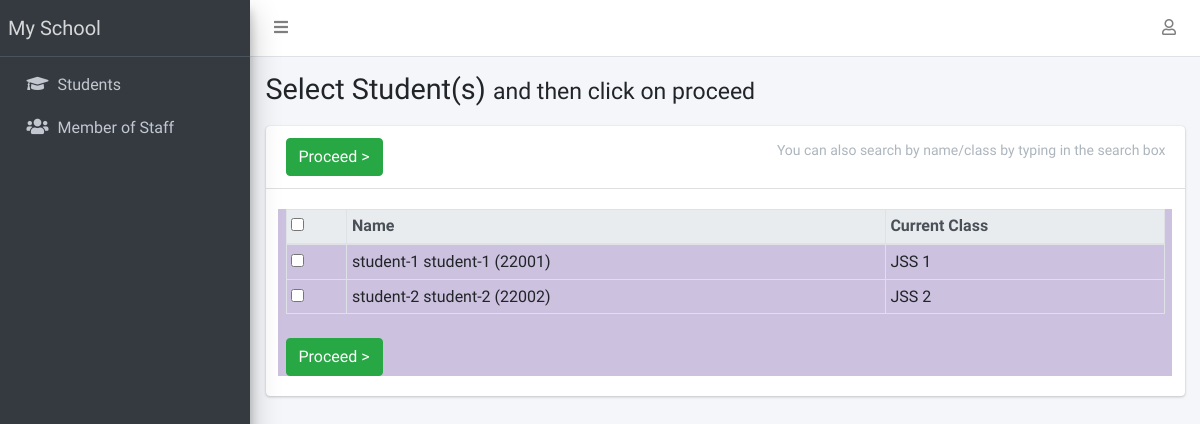
Page /result/create/ (signed in) on the earlier database version.
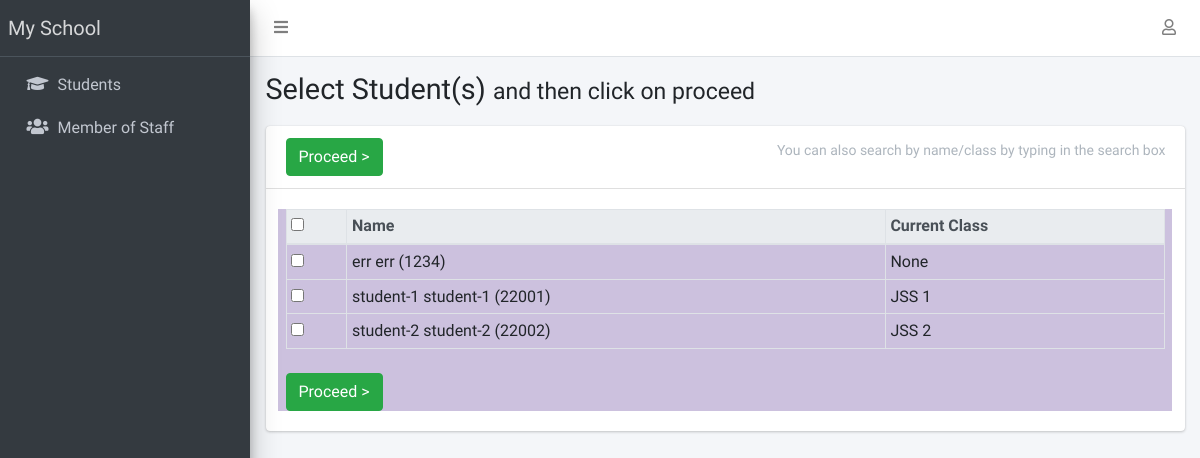
Same page on the later database version.
### apps/students/models.py (models this page shows, shortened)
class Student(models.Model):
    STATUS_CHOICES = [("active", "Active"), ("inactive", "Inactive")]
    GENDER_CHOICES = [("male", "Male"), ("female", "Female")]
    current_status = models.CharField(
        max_length=10, choices=STATUS_CHOICES, default="active"
    )
    registration_number = models.CharField(max_length=200, unique=True)
    surname = models.CharField(max_length=200)
    firstname = models.CharField(max_length=200)
    other_name = models.CharField(max_length=200, blank=True)
    gender = models.CharField(max_length=10, choices=GENDER_CHOICES, default="male")
    date_of_birth = models.DateField(default=timezone.now)
    current_class = models.ForeignKey(
        StudentClass, on_delete=models.SET_NULL, blank=True, null=True
    )
    date_of_admission = models.DateField(default=timezone.now)
    mobile_num_regex = RegexValidator(
        regex="^[0-9]{10,15}$", message="Entered mobile number isn't in a right format!"
    )
    parent_mobile_number = models.CharField(
        validators=[mobile_num_regex], max_length=13, blank=True
    )
    address = models.TextField(blank=True)
    others = models.TextField(blank=True)
    passport = models.ImageField(blank=True, upload_to="students/passports/")
    class Meta:
        ordering = ["surname", "firstname", "other_name"]
    def __str__(self):
        return f"{self.surname} {self.firstname} {self.other_name} ({self.registration_number})"

### apps/corecode/models.py (models this page shows)
class StudentClass(models.Model):
    name = models.CharField(max_length=200, unique=True)
    class Meta:
        verbose_name = "Class"
        verbose_name_plural = "Classes"
        ordering = ["name"]
    def __str__(self):
        return self.name

### apps/result/views.py (the view, shortened to what this page needs)
# urls.py: path("create/", create_result, name="create-result"),
@login_required
def create_result(request):
    students = Student.objects.all()
    return render(request, "result/create_result.html", {"students": students})

### apps/corecode/context_processors.py (called while the page is built)
def site_defaults(request):
    current_session = AcademicSession.objects.get(current=True)
    current_term = AcademicTerm.objects.get(current=True)
    vals = SiteConfig.objects.all()
    contexts = {
        "current_session": current_session.name,
        "current_term": current_term.name,
    }
    for val in vals:
        contexts[val.key] = val.value
    return contexts

### apps/result/templates/result/create_result.html (shortened to what this page needs)
{% extends 'base.html' %}
{% block title %}
  Select Student(s) <span class="small">and then click on proceed</span>
{% endblock title %}
{% block content-header %}
  <form method="POST">
  <div class="card-header">
    <h3 class="card-title">
      <input type="submit" class="btn btn-success" value="Proceed >">
    </h3>
    <div class="card-tools">
      <p class="small btn btn-tool">You can also search by name/class by typing in the search box</p>
    </div>
  </div>
{% endblock content-header %}
{% block content %}
  <table id="studenttable" class="table table-sm table-bordered" data-page-length='100'>
    <thead class="thead-light">
      <tr>
        <th><input type="checkbox" id="selecter"></th>
        <th>Name</th>
        <th>Current Class</th>
      </tr>
    </thead>
    <tbody>
      {% for student in students %}
        <tr>
          <td><input type="checkbox" id="{{ student.id }}" name="students" value="{{ student.id}}"></td>
          <td>{{student}} </td>
          <td>{{student.current_class}}</td>
        </tr>
      {% endfor %}
    </tbody>
  </table>
  <input type="submit" class="btn btn-success mt-2" value="Proceed >">
</form>
{% endblock content %}

Differences in the rows shown:
added Student: surname+firstname+other_name "err err (1234)", current_class "None"
